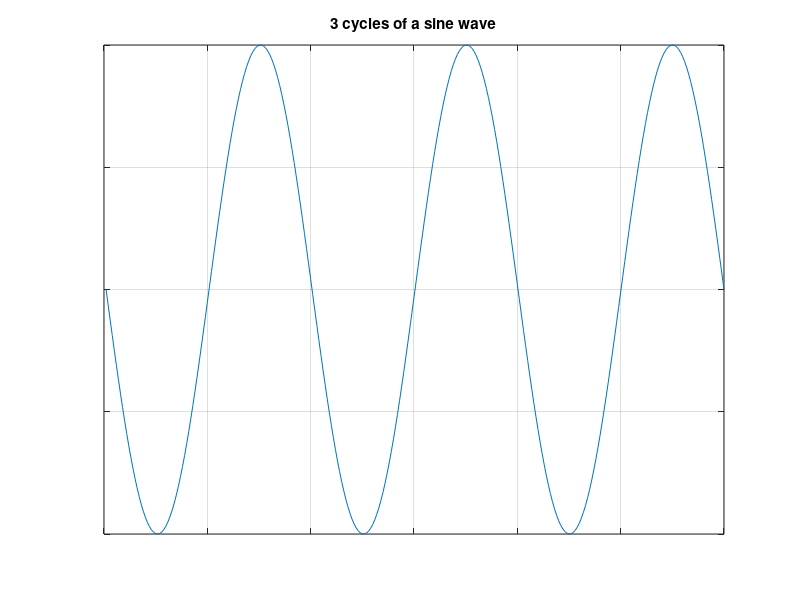

The MATLAB script that drew this image:
function anonymousFunctionExample
    % Example - how to use anonymous functions and function handles in MATLAB
    %
    % function anonymousFunctionExample
    %
    % Purpose
    % Demo showing a few simple use-cases for anonymous functions and function handles.
    % These crop up quite often if you use functions like arrayfun or cellfun. They 
    % also crop up in GUI programming and DAQ tasks. For example, the function 
    % daqtoolbox.AO.analogOutput_Continuous in this repository uses an anonymous function 
    % to queue data to the output buffer, and windowCloseFunction.m uses a function 
    % handle to change what happens when a figure window is closed.
    %
    %
    % For details see:
    % http://www.mathworks.com/help/matlab/matlab_prog/anonymous-functions.html
    %
    %
    % Rob Campbell - Basel 2016



    % ** Anonymous Functions
    %
    % An anonymous function is not stored in a file, but is associated with a variable. 
    % So you can define an anonymous function at the command line, for instance. 
    % Anonymous functions are limited, since they can contain only a single executable statement.
    % They are useful for telling another function to perform an arbitrary operation. 
    % Examples of this are shown below.
    % 

    % Create an anonymous function that makes a sine wave. It has one input argument
    % that determines the number of cycles in the sine wave. 
    sinWave = @(nCycles) ( sin(linspace(-nCycles*pi,nCycles*pi,100*nCycles)) );

    % The variable "sineWave" is known as a "function handle" and you can feed it an input argument like this:
    sinWave(10);


    %So it's possible to do things like pass it to a plot command:
    clf
    n=3;
    plot(sinWave(n))
    title(sprintf('%d cycles of a sine wave',n))
    set(gca,'XTickLabel',[],'YTickLabel',[])
    grid



    % ** More uses of function handles
    % 
    % In the above example, sineWave is a handle to an anonymous function we cooked up
    % on the spot. You can create a handle to *existing* MATLAB functions too. Let's see 
    % how by creating and using a handle to MATLAB's "mean" command that calculates averages. 

    % First we make three random vectors and store them in a cell array.
    r = {rand(1,30), randn(1,150)*100, rand(1,1000)};
    fprintf('\nThe contents of cell array "r" are:\n')
    disp(r)

    % Now we use the "cellfun" function to calculate the average of each vector
    fprintf('Use cellfun and a function handle to calculate the mean of each vector in "r":\n' );
    disp(cellfun(@mean,r))
    %More details at: https://www.mathworks.com/help/matlab/ref/cellfun.html


    % Of course we can use cellfun with anonymous functions too.
    fprintf('Use cellfun and an anonymous function to calculate 1.96 SD of each each vector in "r":\n' );

    SD95 = @(x) (std(x)*1.96);

    disp(cellfun(SD95,r))


    % * When would you use these techniques?
    % You will find these approaches helpful from time to time as they simplify your code. Function handles 
    % allow you pass around brief "concepts" and yet treat these as regular variables. 
